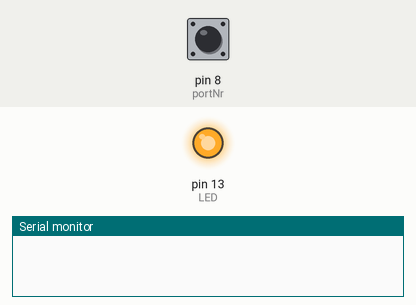
A sketch run on a simulated Arduino Uno, built with avr-gcc and run on an emulated ATmega328P. Shown: output pins drawn as LEDs (lit = HIGH), the last lines printed to the serial monitor. Inputs (shaded band) come from the test bench; at power-on: pin 8 (portNr) HIGH. Random numbers use the default seed unless the sketch sets one.

Above: at 3.2 s.
3.3 s: pin 8 (portNr) pulled LOW for 0.15 s
At 4.4 s:
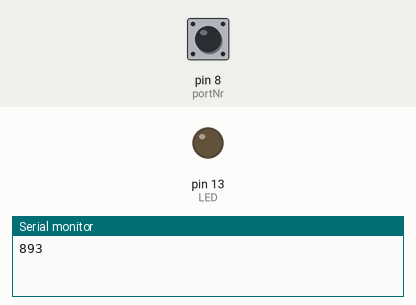
4.9 s: pin 8 (portNr) pulled LOW for 1 s
8.5 s: pin 8 (portNr) pulled LOW for 3.2 s
At 13.9 s:
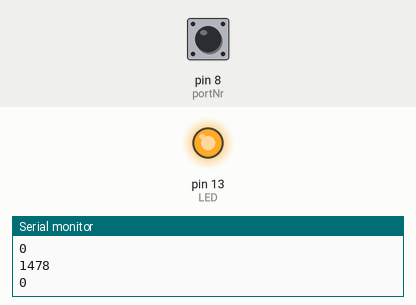
Timing chart, 0 to 15.4 s (numbered marks = the images above; inputs shaded):
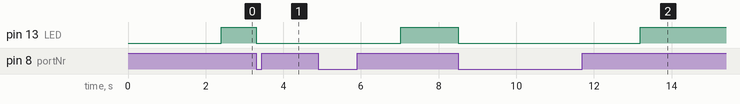

The sketch:

Debug.ino
```cpp
const int portNr = 8;
const int LED = 13;
const int nrMaal = 5;
const int nrBlink = 4;
const int minn = 1200;
const int maxx = 2500;

unsigned long maalinger[nrMaal]; // maal nr 0,1,2,3,4 naar nrMaal er 5

unsigned long middelVaerdi;

void initHW() // Initialising pins and Serial.
{
  Serial.begin(9600);
  pinMode(portNr, INPUT_PULLUP);
  pinMode(LED, OUTPUT);
  digitalWrite(LED, LOW);
}

unsigned long doSingleMeasurement()
{
  unsigned long tStart, tStop;
  delay(random(minn, maxx));
  tStart = millis();
  digitalWrite(LED,HIGH);

  while(digitalRead(portNr) == HIGH)
  {
   //do nothing
  }

  tStop = millis();
  digitalWrite(LED, LOW);

  return (tStop - tStart);
}


void setup() {
  // put your setup code here, to run once:
  initHW();
}

void loop() {
  // put your main code here, to run repeatedly:
  Serial.println(doSingleMeasurement());
}
```

Measured:
- after the input at 3.3 s, pin 13 (LED): HIGH → LOW at once
- after the input at 8.5 s, pin 13 (LED): HIGH → LOW at once, → HIGH 4.7 s later
